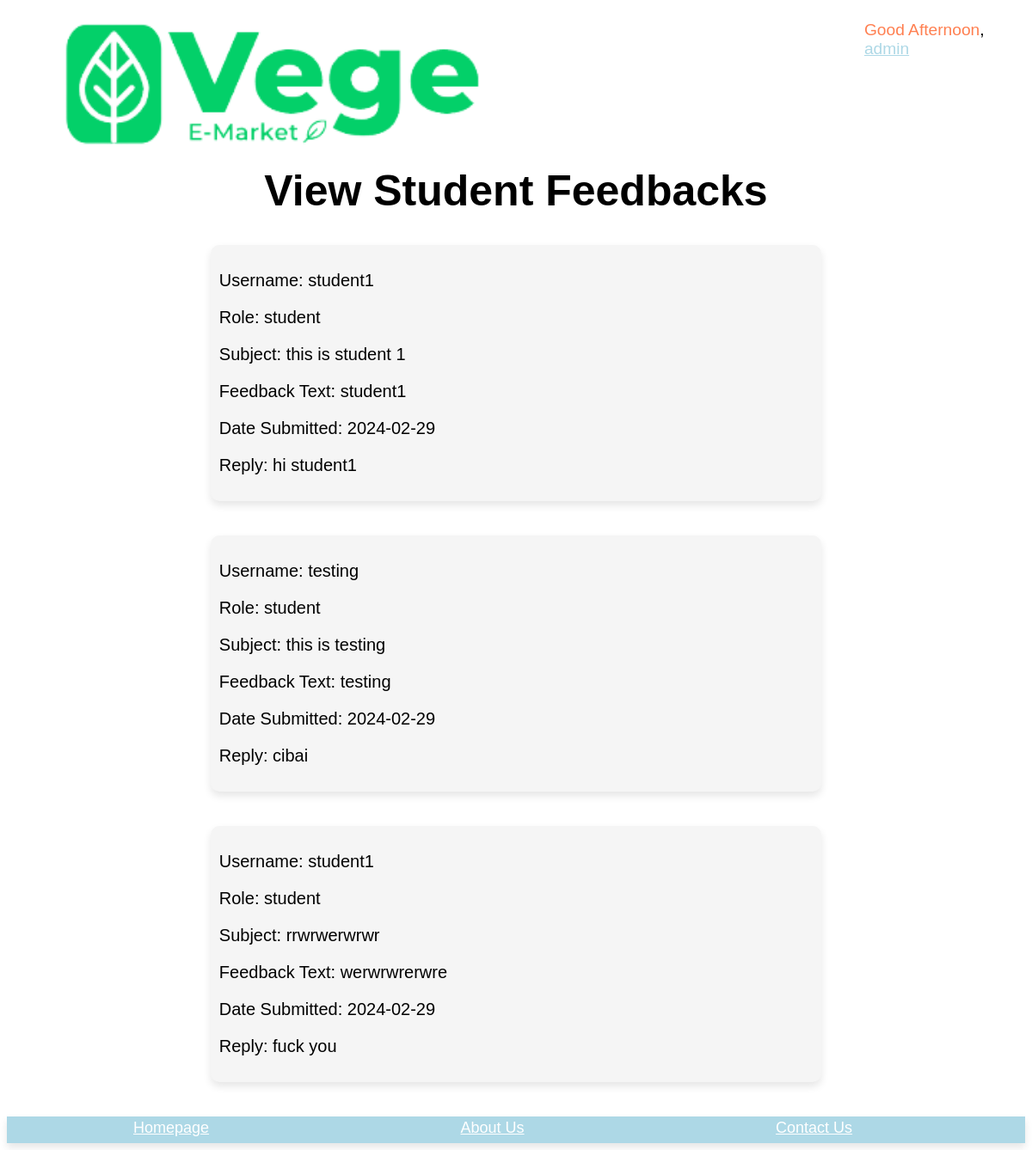
The page /admin/student_feedback.php (signed in) on the database its author committed.
### tables this page shows
CREATE TABLE IF NOT EXISTS `feedback` (
  `feedbackID` varchar(100) NOT NULL,
  `userID` varchar(100) NOT NULL,
  `Feedback_Text` text NOT NULL,
  `subject` varchar(500) NOT NULL,
  `date_created` date NOT NULL,
  `reply` varchar(9999) NOT NULL,
  `role` varchar(255) NOT NULL,
  PRIMARY KEY (`feedbackID`),
  KEY `userID` (`userID`)
);

CREATE TABLE IF NOT EXISTS `user` (
  `userID` varchar(100) NOT NULL,
  `username` varchar(100) NOT NULL,
  `gender` varchar(10) NOT NULL,
  `email` varchar(100) NOT NULL,
  `phone` varchar(100) NOT NULL,
  `birthday` date NOT NULL,
  `password` varchar(100) NOT NULL,
  `AccStatus` varchar(100) NOT NULL,
  `role` varchar(10) NOT NULL,
  `Profile_Pic` varchar(255) NOT NULL,
  PRIMARY KEY (`userID`)
);

### admin/student_feedback.php (the view, shortened to what this page needs)
<?php
include '../includes/header.php';
$selectFeedbackQuery = "SELECT feedback.*, user.username, user.role FROM feedback
                        INNER JOIN user ON feedback.userID = user.userID";
$feedbackResult = mysqli_query($conn, $selectFeedbackQuery);
?>
<!DOCTYPE html>
<html lang="en">
<head>
</head>
<body>
    <h1> View Student Feedbacks</h1>
    <?php
    if (mysqli_num_rows($feedbackResult) > 0) {
        while ($row = mysqli_fetch_assoc($feedbackResult)) {
            if ($row['role'] === 'teacher') {
                continue;
            }
            echo "<div class='feedback-container'>";
            echo "<div class='feedback-content'>";
            echo "<p>Username: {$row['username']}</p>";
            echo "<p>Role: {$row['role']}</p>";
            echo "<p>Subject: {$row['subject']}</p>";
            echo "<p>Feedback Text: {$row['Feedback_Text']}</p>";
            echo "<p>Date Submitted: {$row['date_created']}</p>";
            if (isset($row['reply']) && !empty($row['reply'])) {
                echo "<p>Reply: {$row['reply']}</p>";
            } else {
                echo "<form method='post'>";
                echo "<input type='hidden' name='feedbackID' value='{$row['feedbackID']}'>";
                echo "<textarea class='popup-textarea' name='replyText' placeholder='Type your reply here'></textarea>";
                echo "<button type='submit' class='reply-button'>Reply</button>";
                echo "</form>";
            }
            echo "</div>";
            echo "</div>";
        }
    } else {
        echo "<h2>Currently you did not receive any feedbacks.</h2>";
    }
    ?>
</body>
</html>
<?php
include '../includes/footer.php';
?>

### admin/student_feedback.php (style rules this page uses)
.feedback-container { padding: 10px; margin-bottom: 10px; background-color: whitesmoke; margin-left: 20%; margin-right: 20%; border-radius: 10px; box-shadow: 0 5px 10px rgba(0, 0, 0, .1); margin-bottom: 40px; }
.feedback-content { flex-direction: column; justify-content: left; align-items: center; font-size: 20px; font-family: Arial, Helvetica, sans-serif; }
h1 { text-align: center; font-size: 50px; font-family: Arial, Helvetica, sans-serif }

### rows shown on the page
feedback: userID.username "student1", userID.role "student", subject "this is student 1", Feedback_Text "student1", date_created "2024-02-29", reply "hi student1"
feedback: userID.username "testing", userID.role "student", subject "this is testing", Feedback_Text "testing", date_created "2024-02-29", reply "cibai"
feedback: userID.username "student1", userID.role "student", subject "rrwrwerwrwr", Feedback_Text "werwrwrerwre", date_created "2024-02-29", reply "fuck you"

### other values the page prints
$username "admin"
